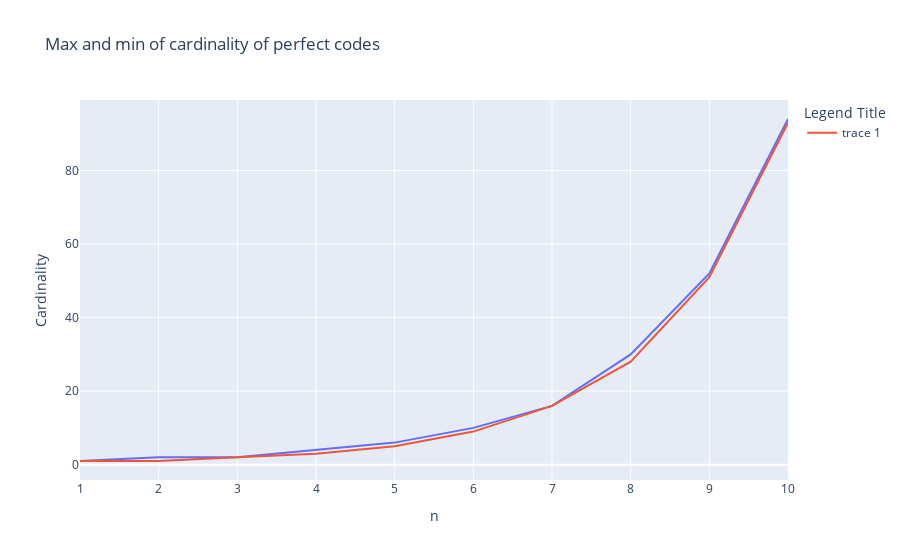

Notebook source saved alongside this figure:
### Code cell
n = 10
y = []
z = []
for i in range(1, n + 1):
    y.append(len(generate_perfect_binary_codes(i)[0]))
    z.append(len(generate_perfect_binary_codes(i)[1]))
df = pd.DataFrame(n, y, z)
n = [1, 2, 3, 4, 5, 6, 7, 8, 9, 10]
fig = px.line(df, x=n, y=y, title='Max and min of cardinality of perfect codes')
fig.add_scatter(x=n, y=z, mode='lines')

fig.update_layout(
    xaxis_title='n',
    yaxis_title='Cardinality',
    legend_title="Legend Title",
    )

fig.show()

### Figure 1 — Plotly figure (JSON) as saved in the notebook; plotly's stock layout.template omitted (floating-point values rounded to 4 significant figures)
{"data": [{"hovertemplate": "x=%{x}<br>y=%{y}<extra></extra>", "legendgroup": "", "line": {"color": "#636efa", "dash": "solid"}, "marker": {"symbol": "circle"}, "mode": "lines", "name": "", "orientation": "v", "showlegend": false, "type": "scatter", "x": [1, 2, 3, 4, 5, 6, 7, 8, 9, 10], "xaxis": "x", "y": [1, 2, 2, 4, 6, 10, 16, 30, 52, 94], "yaxis": "y"}, {"mode": "lines", "type": "scatter", "x": [1, 2, 3, 4, 5, 6, 7, 8, 9, 10], "y": [1, 1, 2, 3, 5, 9, 16, 28, 51, 93]}], "layout": {"legend": {"title": {"text": "Legend Title"}, "tracegroupgap": 0}, "title": {"text": "Max and min of cardinality of perfect codes"}, "xaxis": {"anchor": "y", "domain": [0, 1], "title": {"text": "n"}}, "yaxis": {"anchor": "x", "domain": [0, 1], "title": {"text": "Cardinality"}}}}
